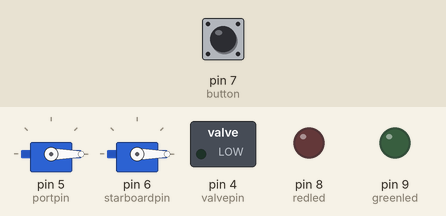
Bench run of a sketch on a simulated Arduino Uno, built with avr-gcc and run on an emulated ATmega328P. Parts: 2 × servo, switched loads named in the sketch (green lamp = pin HIGH), output pins drawn as LEDs (lit = HIGH). The test bench sets the inputs (shaded band); at power-on: pin 7 (button) LOW. What the sketch prints to the serial monitor is not drawn.

Above: at 0.8 s.
0.9 s: pin 7 (button) pulled HIGH for 0.15 s
At 2.2 s:
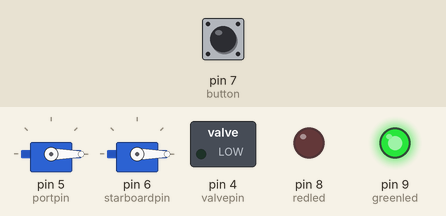
At 7.2 s:
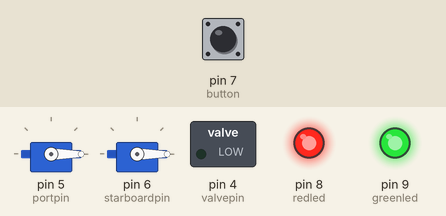
Timing chart, 0 to 15.4 s (numbered marks = the images above; inputs shaded):
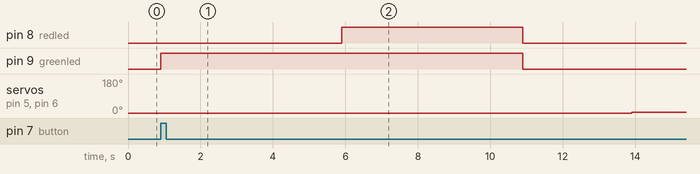

The sketch:

Control_system.ino
```cpp
// Juan R. Robles Gómez. 2019.
// Team Rocket Sloshing. Control System

// Rocket control system for Arduino micro
// This code controls one IMU: MPU 6050 (accelermeter + gyroscope), two servomotors, 1 green led and 1 red led.
// More information at README.md


// Libraries
#include <Wire.h>
#include <MPU6050.h>
#include <I2Cdev.h>
#include <Servo.h>


// Objetcts & variables
MPU6050 IMU;
Servo port;
Servo starboard;

int flap_angle = 5;

const int portpin = 5;
const int starboardpin = 6;
const int valvepin = 4;
const int redled = 8;
const int greenled = 9;
const int button = 7;

const int countdown = 10*1000; //ms
const int raising_time = 3*1000; //ms

long flight_time;
long liftoff_time;


int ax, ay, az;
int gx, gy, gz; //Raw values

int pitch, yaw; // Orientation
int prevpitch, prevyaw; //Complementary filter

long prevtime = 0; //Complementary filter
float dt = 0; //Complementary filter

// Setup ------------------------------

void setup() {
  // Initialize
  Serial.begin(57600);
  Wire.begin();

  IMU.initialize();
  //IMU.setFullScaleAccelRange(MPU6050_ACCEL_FS_8) //Range

  port.attach(portpin);
  starboard.attach(starboardpin);

  pinMode(redled, OUTPUT);
  pinMode(greenled, OUTPUT);
  pinMode(portpin, OUTPUT);
  pinMode(starboardpin, OUTPUT);
  pinMode(valvepin, OUTPUT);
  pinMode(button, INPUT);

  // IMU Check

  if (IMU.testConnection()) {
    Serial.println("IMU initialized. Status: OK");
    digitalWrite(greenled, HIGH);
  }
  else {
    Serial.println("Error. IMU connection failed");
    digitalWrite(redled, HIGH);
  }

  // Calibration
  //Calibration();

  // Servomotors
  port.write(0);
  starboard.write(0);

  digitalWrite(greenled, LOW);
  // Waiting for button...
  while (true) {
    if (digitalRead(button) == true) {
      break;
    }
  }

  // Countdown
  Countdown();

  // LIFTOFF
  digitalWrite(valvepin, HIGH);
  liftoff_time = millis();
}

// Loop ------------------------------

void loop() {
  flight_time = millis()-liftoff_time;

  //Orientation();

  if (flight_time > raising_time) {
    port.write(flap_angle);
    starboard.write(flap_angle);
  }
}


//Functions ------------------------------

// IMU calibration
void Calibration() {
  int counter = 0;
  // Filter (filtered measures: p)
  long f_ax, f_ay, f_az;
  int p_ax, p_ay, p_az;
  long f_gx, f_gy, f_gz;
  int p_gx, p_gy, p_gz;
  // Offsets
  int ax_o, ay_o, az_o;
  int gx_o, gy_o, gz_o;

  // Previal offsets
  ax_o = IMU.getXAccelOffset();
  ay_o = IMU.getYAccelOffset();
  az_o = IMU.getZAccelOffset();
  gx_o = IMU.getXGyroOffset();
  gy_o = IMU.getYGyroOffset();
  gz_o = IMU.getZGyroOffset();

  Serial.println("Offsets:");
  Serial.print(ax_o); Serial.print("\t");
  Serial.print(ay_o); Serial.print("\t");
  Serial.print(az_o); Serial.print("\t");
  Serial.print(gx_o); Serial.print("\t");
  Serial.print(gy_o); Serial.print("\t");
  Serial.print(gz_o); Serial.print("\t");
  Serial.println("Press any button to start calibration");

  // Waiting...
  while (true) {
    if (Serial.available()) {
      break;
    }
  }

  // Start calibration ----------
  Serial.println("Calibrating... Do not move the IMU...");
  Serial.println("-----   AX    AY    AZ    GX    GY    GZ");
  Serial.println("NOTE: Reset Arduino when values approach: 0 0 +16384 0 0 0");
  Serial.print("3");
  delay(1000);
  Serial.print(", 2");
  delay(1000);
  Serial.print(", 1...");
  delay(1000);

  while (true) {
    // Read acceleration and rotation
    IMU.getAcceleration(&ax, &ay, &az);
    IMU.getRotation(&gx, &gy, &gz);

    // Filter the measures
    f_ax = f_ax - (f_ax >> 5) + ax;
    p_ax = f_ax >> 5;

    f_ay = f_ay - (f_ay >> 5) + ay;
    p_ay = f_ay >> 5;

    f_az = f_az - (f_az >> 5) + az;
    p_az = f_az >> 5;

    f_gx = f_gx - (f_gx >> 3) + gx;
    p_gx = f_gx >> 3;

    f_gy = f_gy - (f_gy >> 3) + gy;
    p_gy = f_gy >> 3;

    f_gz = f_gz - (f_gz >> 3) + gz;
    p_gz = f_gz >> 3;

    // Correcting the offset every 100 measures
    if (counter == 100) {
      Serial.println("-----     AX    AY    AZ    GX    GY    GZ");
      Serial.print("Average: "); Serial.print("\t");
      Serial.print(p_ax); Serial.print("\t");
      Serial.print(p_ay); Serial.print("\t");
      Serial.print(p_az); Serial.print("\t");
      Serial.print(p_gx); Serial.print("\t");
      Serial.print(p_gy); Serial.print("\t");
      Serial.println(p_gz);

      // Accelerations
      // 0 in X axis
      if (p_ax > 0) {
        ax_o--;
      }
      else {
        ax_o++;
      }
      // -1g(16384) in Y axis
      if (p_ay - 16384 > 0) {
        ay_o--;
      }
      else {
        ay_o++;
      }
      // 0 in Z axis
      if (p_az > 0) {
        az_o--;
      }
      else {
        az_o++;
      }
      // Apply new offsets
      IMU.setXAccelOffset(ax_o);
      IMU.setYAccelOffset(ay_o);
      IMU.setZAccelOffset(az_o);

      // Angles
      // 0º/s in X axis
      if (p_gx > 0) {
        gx_o--;
      }
      else {
        gx_o++;
      }
      // 0º/s in Y axis
      if (p_gy > 0) {
        gy_o--;
      }
      else {
        gy_o++;
      }
      // 0º/s in Z axis
      if (p_gz > 0) {
        gz_o--;
      }
      else {
        gz_o++;
      }
      // Apply new offsets
      IMU.setXGyroOffset(gx_o);
      IMU.setYGyroOffset(gy_o);
      IMU.setZGyroOffset(gz_o);

      counter = 0;
    }
    counter++;
  }
}

// Countdown
void Countdown() {
  long time_count = millis();
  long time_cur = millis()-time_count;

  while (time_cur < countdown)
  {
    digitalWrite(greenled, HIGH);

    if (time_cur > (countdown * 0.5)) {
      digitalWrite(redled, HIGH);
    }
    time_cur = millis()-time_count;

  }
  // LIFTOFF
  digitalWrite(redled, LOW);
  digitalWrite(greenled, LOW);
}

// Orientation
void Orientation() {
  // Using complementary filter
  dt = (millis() - prevtime) / 1000.0;
  prevtime = millis();

  //Angles with accelerometer
  float accel_pitch = atan(ay / sqrt(pow(ax, 2) + pow(az, 2))) * (180.0 / 3.14);
  float accel_yaw = atan(-ax / sqrt(pow(ay, 2) + pow(az, 2))) * (180.0 / 3.14);

  //Angles with filter
  pitch = 0.98 * (prevpitch + (gx / 131) * dt) + 0.02 * accel_pitch;
  yaw = 0.98 * (prevyaw + (gy / 131) * dt) + 0.02 * accel_yaw;

  prevpitch = pitch;
  prevyaw = yaw;
}


//// Debug
//void Debug() {
//  IMU.getAcceleration(&ax, &ay, &az);
//  IMU.getRotation(&gx, &gy, &gz);
//
//  //Raw values
//  Serial.print("a[x y z] g[x y z]:\t");
//  Serial.print(ax); Serial.print("\t");
//  Serial.print(ay); Serial.print("\t");
//  Serial.print(az); Serial.print("\t");
//  Serial.print(gx); Serial.print("\t");
//  Serial.print(gy); Serial.print("\t");
//  Serial.println(gz);
//
//  delay(2000);
//
//  starboard.write(90);
//  port.write(90);
//}
```

Measured:
- after the input at 0.9 s, pin 4 (valvepin): LOW → HIGH after 10.0 s; pin 8 (redled): LOW → HIGH after 5.0 s, → LOW 5.0 s later; pin 9 (greenled): LOW → HIGH at once, → LOW 10.0 s later; servo on pin 5 (portpin), servo on pin 6 (starboardpin): 0° → 5° after 13.0 s
